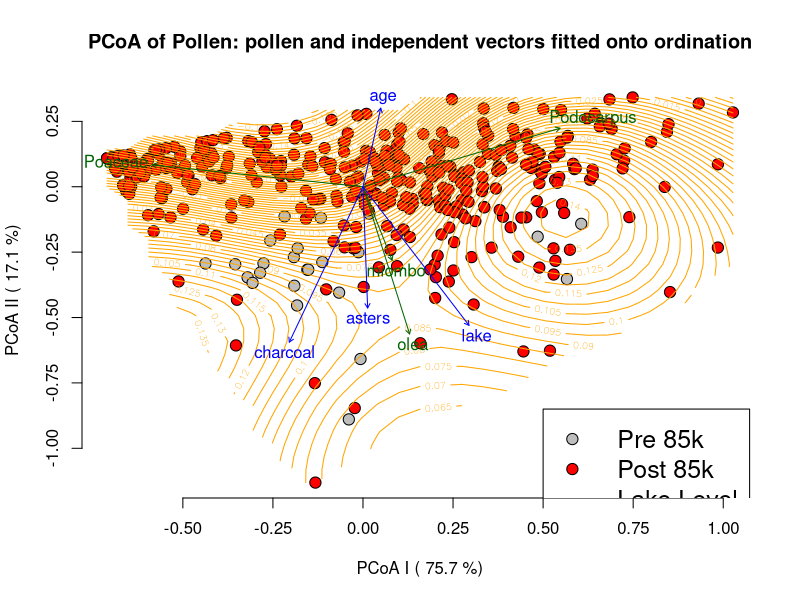

R code for this plot:
rm(list = ls())
graphics.off()

library(vegan)
library(MASS)

# load the pollen data
poln.full <- read.csv("./data/20200626_pollen.csv")

# load interpolated data generated by code from Malawi_interpolation.R
# choose which interpolation method to use:
## linearly interpolated data:
lake.full <- read.csv("./data/lake_linterp.csv")
char.full <- read.csv("./data/char_linterp.csv")

## Krig interpolated data:
lake.full <- read.csv("./data/lake_Krig.csv")
char.full <- read.csv("./data/char_Krig.csv")

# split the loaded data to mix and match as needed
age <- lake.full[,"age"] # everything should have the same ages
char <- char.full[,"charcoal"]
lake <- -1*lake.full[,"lake"]
poln <- poln.full[,c("Poaceae", "Podocarpus", "miombo", "olea")]
astr <- poln.full[,"asters"]

# a data.frame of data to be used in the vector fit
to.be.fit <- data.frame("age" = age,
                        "charcoal" = char,
                        "lake" = lake,
                        "asters" = astr)

# scale and center the datasets
poln.std <- vegan::decostand(x = poln,
                             method = "chi.square") # approximates chisquare distance
to.be.fit.std <- scale(x = to.be.fit)

# make distance matrices
poln.dist <- dist(poln.std)
# poln.dist <- vegan::vegdist(poln, method = "canberra")

# make the pollen ordination
poln.ord <- cmdscale(d = poln.dist, k = 4, eig = T, add = F, x.ret = F)

var.expl<-poln.ord$eig[1:3]/sum(poln.ord$eig[1:3])

##########################################
#	NMDS
# poln.ord <- vegan::metaMDS(comm = poln.ord$points, 
#                            k = 2, 
#                            distance = 'euclidean', 
#                            autotransform = F)
# poln.ord <- MASS::isoMDS(d = poln.dist, 
#                          y = cmdscale(d = poln.dist,
#                                       k = 2, 
#                                       eig = T, 
#                                       add = F, 
#                                       x.ret = F)$points, 
#                          k = 2, 
#                          maxit = 50,
#                          trace = TRUE,
#                          tol = 1e-3, 
#                          p = 2)

# MASS::Shepard(d = poln.dist, y = poln.ord, p = 2)

##########################################

# do the vector fit(s) of the data to our ordination
poln.fit <- vegan::envfit(ord = poln.ord,
                          env = poln.std,
                          permutaions = 10000)
add.fit <- vegan::envfit(ord = poln.ord,
                         env = to.be.fit.std,
                         permutaions = 10000)

##########################################

# plot the results of the vector fits
## color ages > 400 in red
col <- c("gray", "red")[1 + (age >= 85)]

main<-"PCoA of Pollen: pollen and independent vectors fitted onto ordination"
plot(poln.ord$points, pch = 21, type = "p",
     xlab = paste("PCoA I (",round(var.expl[1]*100,1),"%)" ),
     ylab = paste("PCoA II (",round(var.expl[2]*100,1),"%)" ), main=main,
     col="black", bg=col, cex=1.5,xaxt="n",yaxt="n", bty="n")
axis(1, at = seq(-.5,1, by=.25))
axis(2, at = seq(.25,-1, by=-.25))
legend(.5,-.85, pch=c(21,21, NA),lty=c(NA,NA,1), lwd=c(NA, NA, 2), col = c("black","black", "orange"), 
       pt.bg =  c("gray","red", NA), cex=1.5
       , legend=c("Pre 85k", "Post 85k", "Lake Level"))

## ordination surfaces
# vegan::ordisurf(x = poln.ord,
#                 y = age,
#                 main = "Age (kyr)",
#                 add = TRUE,
#                 col = "orange",
#                 nlevels = 50,
#                 knots = 300)
# vegan::ordisurf(x = poln.ord,
#                 y = char,
#                 main = "Charcoal",
#                 add = TRUE,
#                 col = "gray",
#                 nlevels = 50)
lake.surf<-vegan::ordisurf(x = poln.ord, y = lake,
                main = "Lake Level", 
                plot = FALSE, 
                col = "orange", 
                nlevels = 50, 
                )
plot(lake.surf,add=T, col="orange", nlevels = 50, knots = 30)
# vegan::ordisurf(x = poln.ord,
#                 y = astr,
#                 main = "Asteraceae")
plot(poln.fit, col = "dark green", add=T, lwd=3)
plot(add.fit, col = "blue", add=T)
#text(poln.ord$points, labels = round(age), cex = 0.5, col = col)

##########################################
# MANOVA

# our raw data are pollen, charcoal, and lake level
# EOC: we use the n-1 column of scores of the PCoA, because the nth eigenvalue is 0, and the scores are redundant
data.raw <- data.frame(poln.ord$points[,1:3], char, lake)

# scale the raw data
data.scl <- scale(data.raw)

# EOC: the data in data.raw should already be euclidean, so the rest of this is superfluous
# # calculate the euclidean distance matrix of our scaled data
# data.scl.dist <- dist(data.scl) 
# 
# # perform our PCoA on the distance matrix and keep the eigenvalues
# data.scl.dist.pcoa <- cmdscale(d = data.scl.dist, k = 3, eig = T)
# data.scl.dist.pcoa.eig <- data.scl.dist.pcoa$eig
# 
# # find the euclidean distance matrix of the resulting points
# data.scl.dist.pcoa.dist <- vegan::vegdist(x = data.scl.dist.pcoa$points,
#                                           method = "euclidean")

# binary indicator of age
age.gt.85 <- 0 + (age > 85)

# perform the MANOVA
poln.manova <- vegan::adonis(formula = data.raw ~ age.gt.85,
                             method = "euclidean", permutations = 10000)

poln.manova






